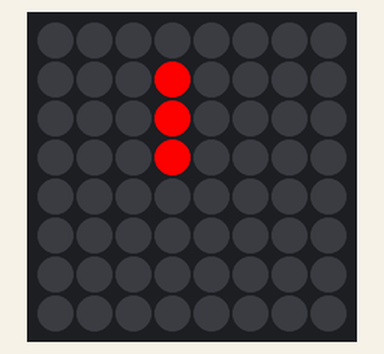
A program run on a simulated Raspberry Pi (BCM pin numbers) with a Sense HAT. Parts: the Sense HAT's 8×8 RGB LED matrix.

Above: at 0.09 s.
At 0.81 s:
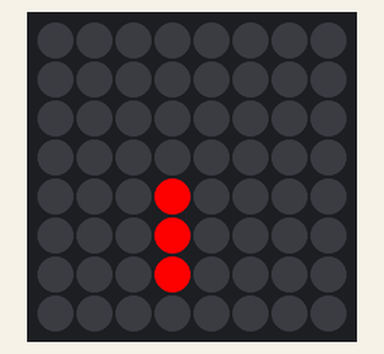
At 1.38 s:
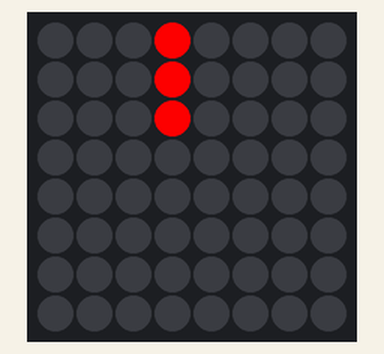
At 1.82 s:
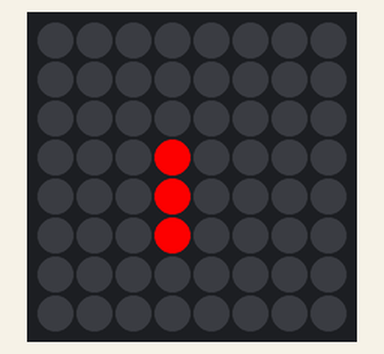

Measured:
- by itself, everything shown: repeats every 1.4 s, in 10 steps

The program:

Knight_Rider.py
```python
from sense_hat import SenseHat
import time
sense = SenseHat()
p = [2, 3]
light_len = 3
space_size = 8
speed = 1 / 7

r = (255, 0, 0)
n = (0, 0, 0)
space = [
    n, n, n, n, n, n, n, n,
    n, n, n, n, n, n, n, n,
    n, n, n, n, n, n, n, n,
    r, r, r, n, n, n, n, n,
    n, n, n, n, n, n, n, n,
    n, n, n, n, n, n, n, n,
    n, n, n, n, n, n, n, n,
    n, n, n, n, n, n, n, n
]
def shift_right():
    global p
    if p[0] < space_size - 1:
        p[0] += 1
        sense.clear()
        for i in range(light_len):
            sense.set_pixel(p[1], p[0] - i, r)

def shift_left():
    global p
    if p[0] > light_len - 1:
        p[0] -= 1

        sense.clear()
        for i in range(light_len):
            sense.set_pixel(p[1], p[0] - i, r)

def main():
    global p
    while True:
        while True:
            shift_right()
            time.sleep(speed)
            if p[0] == space_size - 1:
                break

        while True:
            shift_left()
            time.sleep(speed)
            if p[0] == light_len - 1:
                break

main()
```
